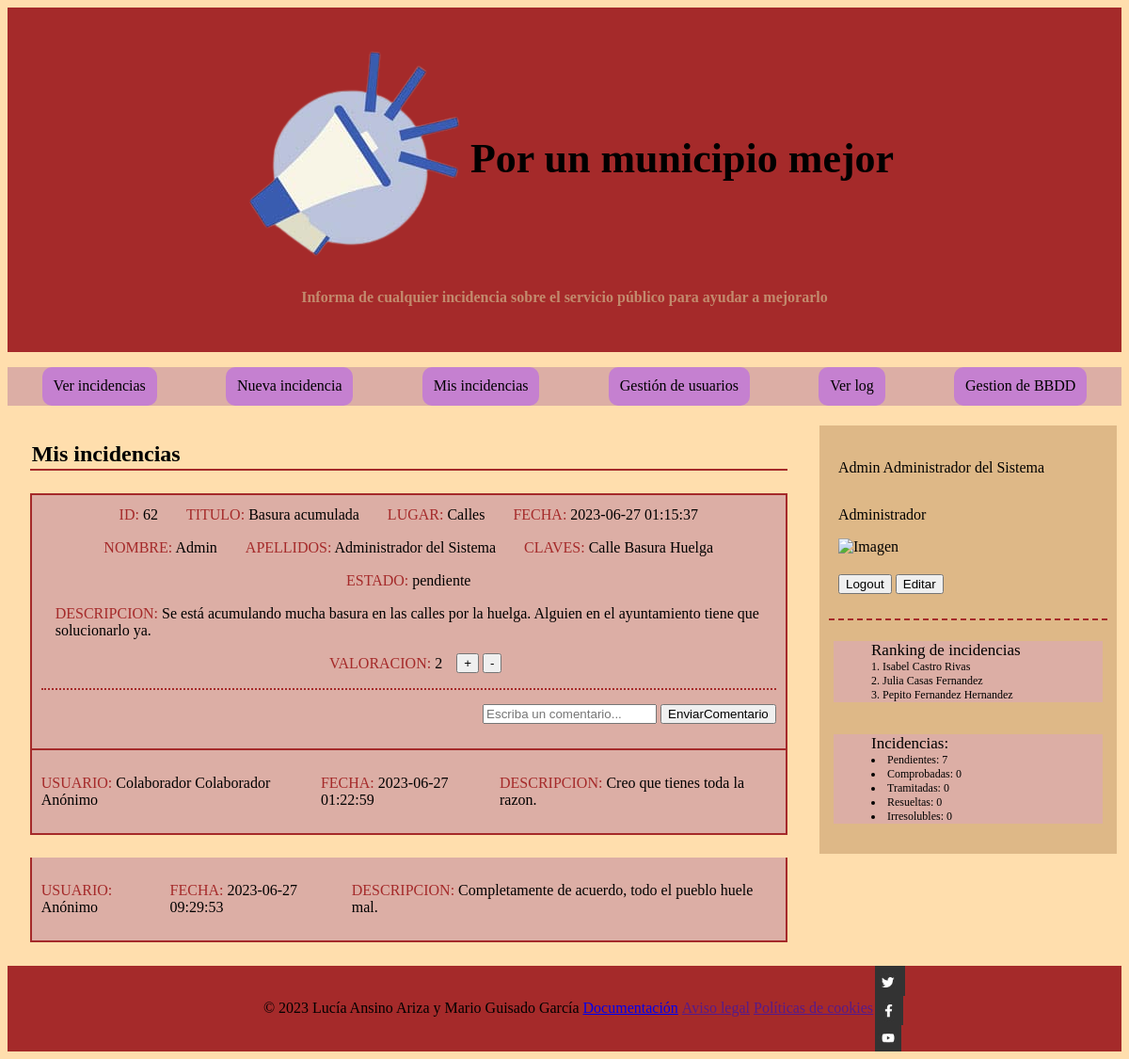
The app's page /index.php?p=otras (signed in) with its own data.
### tables this page shows
CREATE TABLE `INCIDENCIAS` (
  `ID` int(11) NOT NULL AUTO_INCREMENT,
  `CLAVES` varchar(100) NOT NULL,
  `LUGAR` varchar(100) NOT NULL,
  `FECHA` datetime NOT NULL,
  `NOMBRE` varchar(120) NOT NULL,
  `TITULO` varchar(100) NOT NULL,
  `DESCRIPCION` varchar(500) NOT NULL,
  `ESTADO` varchar(100) NOT NULL,
  `APELLIDOS` varchar(120) NOT NULL,
  `VALORACION` int(120) NOT NULL,
  PRIMARY KEY (`ID`)
);

CREATE TABLE `COMENTARIOS` (
  `ID` int(11) NOT NULL AUTO_INCREMENT,
  `USUARIO` varchar(150) NOT NULL,
  `FECHA` datetime NOT NULL,
  `DESCRIPCION` varchar(250) DEFAULT NULL,
  PRIMARY KEY (`ID`)
);

### BBDD.php (the view, shortened to what this page needs)
<?php
require_once("Paginabase.php");
require_once("Formularios.php");
function conexion(){
	$db = mysqli_connect(DB_HOST,DB_USER,DB_PASSWD,DB_DATABASE);
	mysqli_set_charset($db,"utf8");
	return $db;
}
function HTMLMISINCIDENCIAS(){
	$db = conexion();
	$email = $_SESSION['email'];
	$consulta = "SELECT IDINCIDENCIA FROM CREAN WHERE EMAIL='$email'";
	$res = $db->query($consulta);
	if(!$res) {
			echo "<p class ='error'>Error en la consulta</p>";
			echo "<p class ='error'>Código: ".mysqli_errno($db)."</p>";
			echo "<p class ='error'>Mensaje: ".mysqli_error($db)."</p>";
	}else{
		echo "<h2>Mis incidencias</h2>";
	}
	$claves = array();
	while($fila = $res->fetch_assoc()){
		$claves[] = $fila['IDINCIDENCIA'];
	}
	foreach ($claves as $clave) {
		$consulta = "SELECT ID, TITULO, LUGAR, FECHA, NOMBRE, APELLIDOS, CLAVES, ESTADO, DESCRIPCION, VALORACION FROM INCIDENCIAS WHERE ID='$clave' ORDER BY FECHA DESC";
		$res = $db->query($consulta);
		if($res->num_rows > 0){
			$ultimoID = "";
			while($fila = $res->fetch_assoc()){
				echo '<section class="ver">';
				echo '<div>';
				foreach ($fila as $campo => $valor) {
					   	echo "<p><label>";
						echo "$campo:";
						echo "</label>";
				   		echo " $valor ";
				   		echo "</p>";
					   $ultimoID = $fila['ID'];
				}
				echo <<< HTML
					<form method="POST">
						<input type="submit" name="ValorarPositivamente" value="+">
						<input type="submit" name="ValorarNegativamente" value="-"/>
						<input type="hidden" name="incidenciaValorada" value="$ultimoID">
					</form>
				HTML;
				echo "</div>";
				CajaComentarios($ultimoID);
				echo "</section>";
				$consulta2 = "SELECT IDCOMENTARIO FROM TIENEN WHERE IDINCIDENCIA='$ultimoID'";
				$res2 = $db->query($consulta2);
				$claves = array();
				while($fila = $res2->fetch_assoc()){
					$claves[] = $fila['IDCOMENTARIO'];
				}
				foreach ($claves as $clave) {
						$consulta3 = "SELECT USUARIO, FECHA, DESCRIPCION FROM COMENTARIOS WHERE ID='$clave' ORDER BY FECHA DESC";
						$res3 = $db->query($consulta3);
						if($res3->num_rows > 0){
							echo "<div class='caja'>";
							while($fila = $res3->fetch_assoc()){
								echo "<div class='comentario'>";
							    foreach ($fila as $campo => $valor) {
							    		echo "<p><label>";
							    		echo "$campo:";
							    		echo "</label>";
							    		echo " $valor ";
							    		echo "</p>";
							    }
							    echo "</div>";
							}
							echo "</div>";
						}
					}
			}
		}
		else{
			 echo "<p>No se encontraron incidencias.</p>";
		}
	}
}
function IncidenciasP($x){
	$db = conexion();
	if($x == 1){
		$consulta = 'SELECT * FROM INCIDENCIAS WHERE estado="pendiente"';
	}elseif($x == 2){
		$consulta = 'SELECT * FROM INCIDENCIAS WHERE estado = "resuelta"';
	}elseif($x == 3){
		$consulta = 'SELECT * FROM INCIDENCIAS WHERE estado = "irresoluble"';
	}elseif($x == 4){
		$consulta = 'SELECT * FROM INCIDENCIAS WHERE estado = "comprobada"';
	}elseif($x == 5){
		$consulta = 'SELECT * FROM INCIDENCIAS WHERE estado = "tramitada"';
	}
	$res = $db->query($consulta);
	if($res){
		$num = mysqli_num_rows($res);
	}else{
		$num = 0;
	}
	return $num;
}
function RIncidencias(){
	$db = conexion();
	$consulta = "SELECT CONCAT(nombre, ' ', apellidos) AS nombre_completo, COUNT(*) AS repeticiones FROM INCIDENCIAS GROUP BY nombre_completo ORDER BY repeticiones DESC LIMIT 3";
		$res = $db->query($consulta);
		if($res){
			if(mysqli_num_rows($res)>0){
				while($tupla = $res->fetch_assoc()){
					$user[] = $tupla['nombre_completo'];
				}
				$user[] = "No hay nadie mas";
				$user[] = "No hay nadie mas";
			}else{
				return $user = array("No hay nadie","No hay nadie","No hay nadie");
			}
		}else {
			return $user = array("No hay nadie","No hay nadie","No hay nadie");
		}
	return $user;
}
?>

### Paginabase.php (shortened to what this page needs)
<?php
function HTMLinicio(){
	echo <<< HTML
	<!DOCTYPE html5>
	<html>
	<head>
		<link rel="stylesheet" type="text/css" href="./estilos.css">
		<meta charset="UTF-8">
		<title>Página Principal</title>
	</head>
	<body>
	HTML;
}
function HTMLfin(){
	echo <<< HTML
		</body>
		</html>
	HTML;
}
function HTMLtitulo(){
	echo <<< HTML
	<header>
		<div class="titulo">
			<img src="icono_incidencia.png" alt="Altavoz de queja">
			<h1>Por un municipio mejor</h1>
		</div>
		<h2> Informa de cualquier incidencia sobre el servicio público para ayudar a mejorarlo</h2>
	</header>
	HTML;
}
function HTMLnav($x){
	echo <<< HTML
	<nav class="navegar">
		<ul>
			<li><a href="./index.php">Ver incidencias</a></li>
	HTML;
	if(isset($x)){
		echo <<< HTML
			<li><a href="./index.php?p=incidencia">Nueva incidencia</a></li>
			<li><a href="./index.php?p=otras">Mis incidencias</a></li>
		HTML;
		if($x == "Administrador"){
			echo <<< HTML
				<li><a href="./index.php?p=usuarios">Gestión de usuarios</a></li>
				<li><a href="./index.php?p=log">Ver log</a></li>
				<li><a href="./index.php?p=BBDD">Gestion de BBDD</a></li>
			HTML;
		}
	}
	echo <<< HTML
		</ul>
	</nav>
	HTML;
}
function HTMLfooter(){
	echo <<< HTML
	<footer>
		<div>
			<ul>
				<li>© 2023 Lucía Ansino Ariza y Mario Guisado García</li>
				<li><a href="./TW.pdf">Documentación</a></li>
				<li><a href="">Aviso legal</a></li>
				<li><a href="">Políticas de cookies</a></li>
			</ul>
		</div>
		<div>
			<a href=""><img src="./Twitter.png"></a>
			<a href=""><img src="./facebook.png"></a>
			<a href=""><img src="./YouTube.png"></a>
		</div>
	</footer>
	HTML;
}
function logeo(){
	if(isset($_SESSION['nombre'])){
		$nombre = $_SESSION['nombre'];
		$apellidos = $_SESSION['apellidos'];
		$foto = $_SESSION['foto'];
		$tipo = $_SESSION['tipo'];
		$tipoContenido = "image/png";
		$codificado = base64_decode($foto);
		if($codificado === false){
			$imagenBase64 = base64_encode($foto);
		}else{
			$imagenBase64 = $foto;
		}
		$src = "data:$tipoContenido;base64,$imagenBase64";
		echo <<<HTML
			<div class="ponerusuario">
			    <p>$nombre $apellidos</p>
			    <p>$tipo</p>
			    <img src="$src" alt="Imagen">
			    <form action="./index.php" method="POST">
			        <button type="submit" name="logout">Logout</button>
			        <button type="submit" name="editar">Editar</button>
			    </form>
			</div>
		HTML;
	}
}
function HTMLlateral($x,$email,$clave){
	$pendientes = IncidenciasP(1);
	$activas = IncidenciasP(2);
	$irresoluble = IncidenciasP(3);
	$comprobada = IncidenciasP(4);
	$tramitada = IncidenciasP(5);
	$user = RIncidencias();
	echo <<< HTML
	<aside>
	HTML;
	logeo();
	echo <<< HTML
			<div class = "otros">
				<ol>Ranking de incidencias
					<li>$user[0]</li>
					<li>$user[1]</li>
					<li>$user[2]</li>
				</ol>
				<ul>Incidencias:
					<li>Pendientes: $pendientes</li>
					<li>Comprobadas: $comprobada</li>
					<li>Tramitadas: $tramitada</li>
					<li>Resueltas: $activas</li>
					<li>Irresolubles: $irresoluble</li>
				</ul>
			</div>
		</aside>
	HTML;
}
?>

### index.php (shortened to what this page needs)
<?php
	require_once("./Paginabase.php");
	require_once("./Formularios.php");
	require_once("./BBDD.php");
	$email=isset($_POST['email']) && filter_var($_POST['email'],FILTER_VALIDATE_EMAIL) && !empty($_POST['email'])? $_POST['email'] : NULL;
	$clave=isset($_POST['clave'])? $_POST['clave']: null;
	HTMLinicio();
	HTMLtitulo();
	$tipo = isset($_SESSION['tipo'])? $_SESSION['tipo']: NULL;
	HTMLnav($tipo);
	echo '<div class="contenido">';
	echo "<main>";
	if(isset($_POST['editar'])){
		EditarUsuario(false,$_SESSION['email']);
	} elseif(isset($_POST['Modificacion'])){
		EditarUsuario2();
	} elseif(isset($_POST['confirmarModificacion'])){
		ModificarUsuario();
	} elseif(isset($_POST['EnviarDatos'])){
		$_SESSION['claves']=$_POST['claves'];
		$_SESSION['lugar']=$_POST['lugar'];
		$_SESSION['titulo']=$_POST['titulo'];
		$_SESSION['descripcion']=$_POST['descripcion'];
		HTMLNUEVA(true);
	} elseif (isset($_GET['p']) && $_GET['p']=="incidencia") {
		HTMLNUEVA(false);
	} elseif (isset($_GET['p']) && $_GET['p']=="otras") {
		HTMLMISINCIDENCIAS();
	} elseif (isset($_GET['p']) && $_GET['p']=="usuarios") {
		HTMLUSER();
	} elseif (isset($_GET['p']) && $_GET['p']=="log") {
		HTMLLOG();
	} elseif (isset($_GET['p']) && $_GET['p']=="BBDD") {
		HTMLBBDD();
	}else
		HTMLVER();
	echo "</main>";
			HTMLlateral($tipo,$email,$clave);
	echo "</div>";
	HTMLfooter();
	HTMLfin();
?>

### Formularios.php (shortened to what this page needs)
<?php
	function CajaComentarios($id){
		echo <<< HTML
		<form method="POST" action="./index.php">
			<input type="text" name="Comentario" placeholder="Escriba un comentario..." required />
					</label>
			<input type="hidden" id="9.11">
			<input type="hidden" name="ID" value="$id" />
			<input type='submit' name='EnviarComentario' value='EnviarComentario'/>
		</form>
		HTML;
	}
?>

### estilos.css (style rules this page uses)
body { background-color: NavajoWhite; }
header { background-color: brown; width: 100%; display: block; padding-top: 3%; padding-bottom: 3%; }
.ver div { width: 100%; display: flex; flex-wrap: wrap; justify-content: center; border-width: 0px 0px 2px 0px; border-style: dotted; border-color: brown; margin-bottom: 15px; }
.ver div p { display: block; margin: 2px 15px 15px 15px; }
.ver label { color: brown; }
.ver { background-color: rgb(220,174,165); padding: 10px; margin-bottom: 0px; margin-top: 3%; border-width: 2px 2px 2px 2px; border-style: solid; border-color: brown; display: flex; flex-direction: column; align-items: flex-end; }
.comentario { background-color: rgb(220,174,165); padding: 10px; margin: 0px; border-width: 0px 2px 2px 2px; border-style: solid; border-color: brown; display: flex; justify-content: space-around; }
main .comentario:last-of-type { margin-bottom: 3%; }
.comentario label { color: brown; }
.titulo { display: flex; align-items: center; text-align: center; justify-content: center; font-size: 22px; }
header > h2 { display: flex; align-items: center; text-align: center; justify-content: center; color: #c28a6d; font-size: 100%; }
nav { background-color: rgb(220,174,165); width: 100%; direction: flex; justify-content: center; }
nav ul { display: flex; justify-content: space-around; text-align: center; width: auto; padding: 0px; }
nav li { list-style-type: none; padding: 1%; width: auto; background-color:#c580d0; border-block-width: 2px; border-radius: 10px; }
nav li a { display: flex; text-align: center; width: auto; color: black; text-decoration: none; }
.contenido { width: 100%; }
.otros { display: flex; flex-direction: column; text-align: left; border-width: 2px 0px 0px 0px; border-color: brown; border-style: dashed; font-size: 17px; padding: 5px; }
.otros li { font-size: 12px; }
.otros * { background-color: rgb(220,174,165); list-style-position: inside; }
.otros ul li { list-style-type: ; }
main { float: left; width: 68%; margin-left: 2%; margin-right: 15px; }
main h2 { padding: 2px; border-width: 0px 0px 2px 0px; border-color: brown; border-style: solid; }
.ponerusuario { margin: 10px; display: flex; flex-direction: column; }
.ponerusuario > form { margin-top: 20px; }
aside { background-color: rgb(222,184,135); display: flex; float: right; flex-direction: column; width:25%; padding: 10px; margin: 5px; height: auto; }
footer { background-color: brown; display: flex; align-items: center; justify-content: center; width: 100%; margin-top: 10px; }
footer ul { display: flex; width: 95%; }
footer li { margin: 2px; list-style-type: none; }
footer a { display: flex; text-align: center; }

### records on screen
incidencias: campo "ID", ID "62", campo "TITULO", TITULO "Basura acumulada", campo "LUGAR", LUGAR "Calles", campo "FECHA", FECHA "2023-06-27 01:15:37", campo "NOMBRE", NOMBRE "Admin", campo "APELLIDOS", APELLIDOS "Administrador del Sistema", campo "CLAVES", CLAVES "Calle Basura Huelga", campo "ESTADO", ESTADO "pendiente", campo "DESCRIPCION", DESCRIPCION "Se está acumulando mucha basura en las calles por la huelga. Alguien en el ayuntamiento tiene que solucionarlo ya.", campo "VALORACION", VALORACION "2"
comentarios: campo "USUARIO", USUARIO "Colaborador Colaborador Anónimo", campo "FECHA", FECHA "2023-06-27 01:22:59", campo "DESCRIPCION", DESCRIPCION "Creo que tienes toda la razon."
comentarios: campo "USUARIO", USUARIO "Anónimo", campo "FECHA", FECHA "2023-06-27 09:29:53", campo "DESCRIPCION", DESCRIPCION "Completamente de acuerdo, todo el pueblo huele mal."

### other values on screen
$nombre "Admin"
$apellidos "Administrador del Sistema"
$tipo "Administrador"
$user[0] "Isabel Castro Rivas"
$user[1] "Julia Casas Fernandez"
$user[2] "Pepito Fernandez Hernandez"
$pendientes "7"
$comprobada "0"
$tramitada "0"
$activas "0"
$irresoluble "0"
